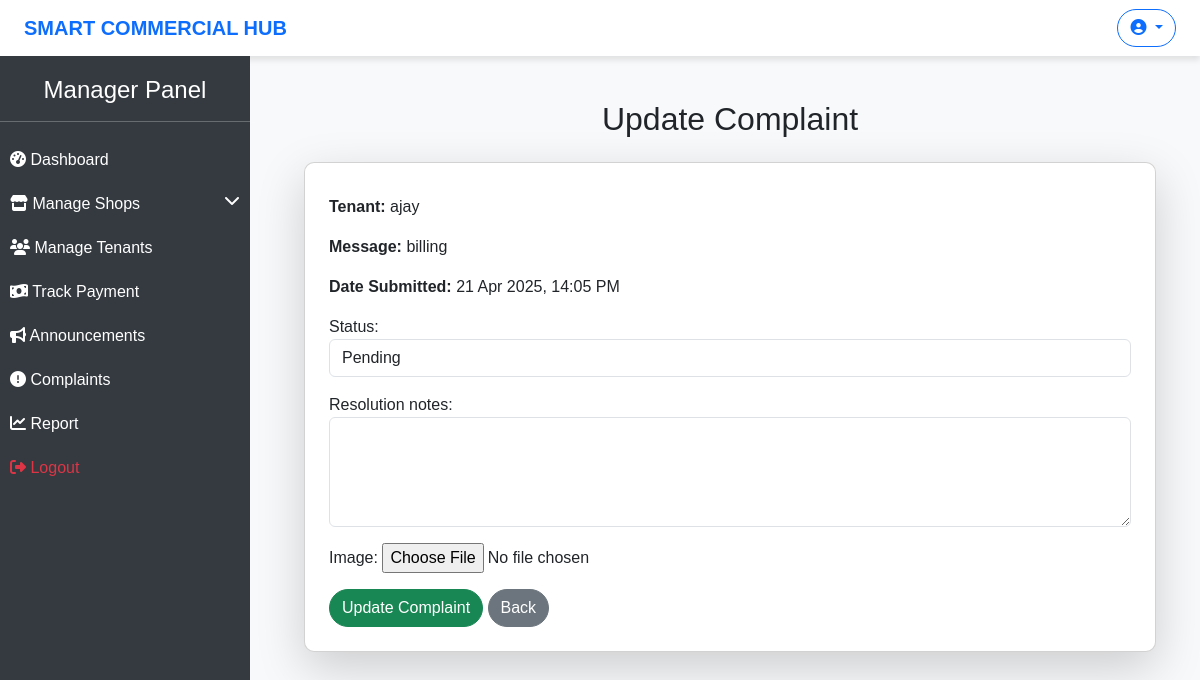
Page /update-complaint/7/ on the earlier database version.
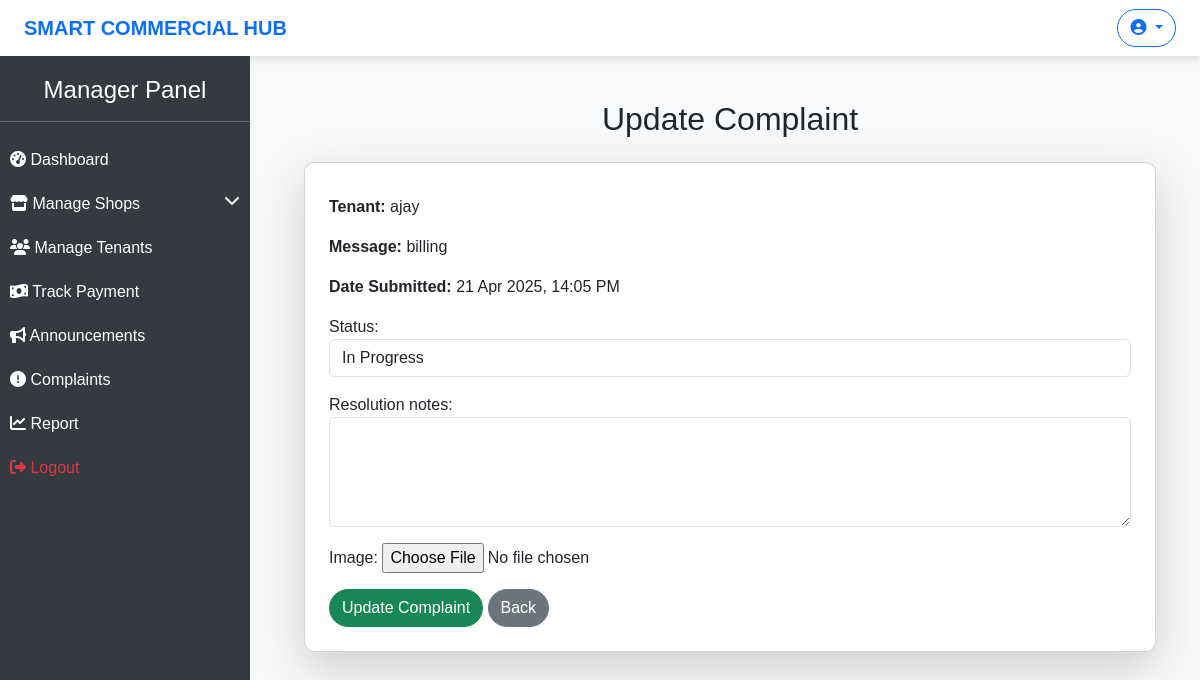
Same page on the later database version.
### hub/models.py (models this page shows, shortened)
class Complaint(models.Model):
    id = models.AutoField(primary_key=True)
    shop = models.ForeignKey(AllocatedShop,on_delete=models.CASCADE,related_name='allocat_shops')
    category = models.CharField(max_length=25,choices=CATEGORY_CHOICES)
    description = models.TextField()
    status = models.CharField(max_length=15, choices=STATUS_CHOICES, default='pending')
    priority = models.CharField(max_length=10, choices=PRIORITY_CHOICES, default='medium')
    created_at = models.DateTimeField(auto_now_add=True)
    resolved_at = models.DateTimeField(null=True, blank=True)
    image = models.ImageField(upload_to='resolved_images/', null=True, blank=True)
    resolved_by = models.ForeignKey(User, on_delete=models.SET_NULL, null=True, blank=True, related_name='resolved_complaints')
    resolution_notes = models.TextField(blank=True, null=True)

class AllocatedShop(models.Model):
    id = models.AutoField(primary_key=True)
    shop_id = models.ForeignKey(Shop,on_delete=models.CASCADE,related_name='shops')
    tenant_id = models.ForeignKey(Tenant,on_delete=models.CASCADE,related_name='tenants')
    lease_start = models.DateField()
    lease_end = models.DateField()
    rent_amount = models.DecimalField(max_digits=7,decimal_places=2)
    security_deposit = models.DecimalField(max_digits=7,decimal_places=2)
    payment_status = models.CharField(max_length=15,choices=PAYMENT_STATUS)
    status = models.CharField(max_length=10,choices=STATUS_CHOICES)
    agreement_document = models.FileField(upload_to='agreement/', null=True, blank=True)
    created_at = models.DateTimeField(auto_now_add=True)
    updated_at = models.DateTimeField(auto_now_add=True)

class Tenant(models.Model):
    id = models.AutoField(primary_key=True)
    tenant = models.OneToOneField(User, on_delete=models.CASCADE)
    phone = models.CharField(max_length=12)
    address = models.CharField(max_length=255)
    id_proof = models.FileField(upload_to='id_proof/',null=True,blank=True)
    image = models.ImageField(upload_to='tenant_images/', null=True, blank=True)
    created_at = models.DateTimeField(auto_now_add=True)
    updated_at = models.DateTimeField(auto_now=True)

### hub/views.py (the view)
# urls.py: path("update-complaint/<int:complaint_id>/", update_complaint, name="update_complaint"),
def update_complaint(request, complaint_id):
    complaint = get_object_or_404(Complaint, id=complaint_id)
    tenant_email = complaint.shop.tenant_id.tenant.email  # ✅ Get tenant's email
    if request.method == "POST":
        form = ComplaintUpdateForm(request.POST, instance=complaint)
        if form.is_valid():
            complaint = form.save(commit=False)
            if complaint.status == "resolved":  # ✅ If the complaint is resolved
                complaint.resolved_at = now()
                complaint.save()
                send_mail(
                    "Your Complaint Has Been Resolved",
                    f"Dear {complaint.shop.tenant_id.tenant.username},\n\n"
                    f"Your complaint (ID: {complaint.id}) has been resolved by the manager.\n"
                    f"If you have any further issues, feel free to reach out.\n\n"
                    f"Best regards,\nCommercial Hub Team",
                    settings.EMAIL_HOST_USER,
                    [tenant_email],
                    fail_silently=False,
                )
                messages.success(request, "Complaint resolved and email sent to the tenant.")
            else:
                complaint.save()
                messages.success(request, "Complaint updated successfully.")
            return redirect("manage_complaints")
    else:
        form = ComplaintUpdateForm(instance=complaint)
    return render(request, "manager/update_complaint.html", {"form": form, "complaint": complaint})

### hub/forms.py
class ComplaintUpdateForm(forms.ModelForm):
    class Meta:
        model = Complaint
        fields = ['status', 'resolution_notes']

### templates/manager/update_complaint.html (shortened to what this page needs)
{% extends "manager/base.html" %}
{% block content %}
<div class="container">
    <h2 class="text-center my-4">Update Complaint</h2>
    <div class="card shadow-lg p-4">
        <p><strong>Tenant:</strong> {{ complaint.shop.tenant_id.tenant.get_full_name }}</p>
        <p><strong>Message:</strong> {{ complaint.category }}</p>
        <p><strong>Date Submitted:</strong> {{ complaint.created_at|date:"d M Y, H:i A" }}</p>
        <form method="post">
            {{ form.as_p }}
            <button type="submit" class="btn btn-success">Update Complaint</button>
            <a href="{% url 'manage_complaints' %}" class="btn btn-secondary">Back</a>
        </form>
    </div>
</div>
{% endblock %}

Differences in the rows shown:
changed Complaint "billing": status "Pending" → "In Progress"
